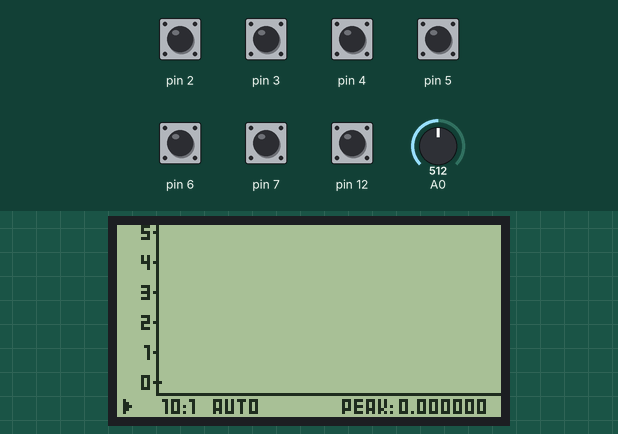
Simulated run of this sketch. Board: Arduino Uno, built with avr-gcc and run on an emulated ATmega328P. Shown: 128×64 one-colour display. Inputs (shaded band) come from the test bench; at power-on: pin 2–7, pin 12 HIGH, A0 = 512.

Above: at 1.2 s.
1.3 s: pin 2 pulled LOW for 0.15 s
At 1.47 s:
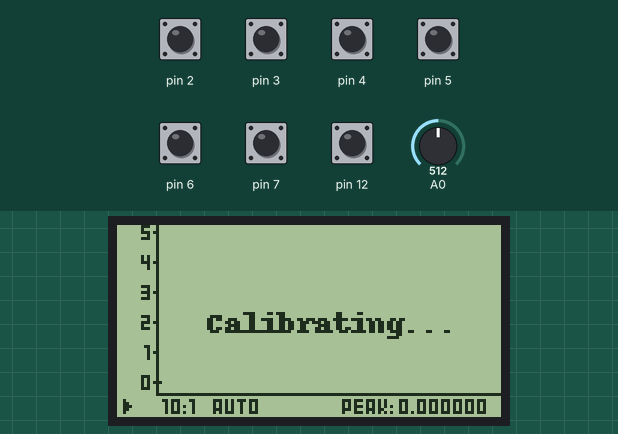
2.0 s: A0 set to 900
At 3.7 s:
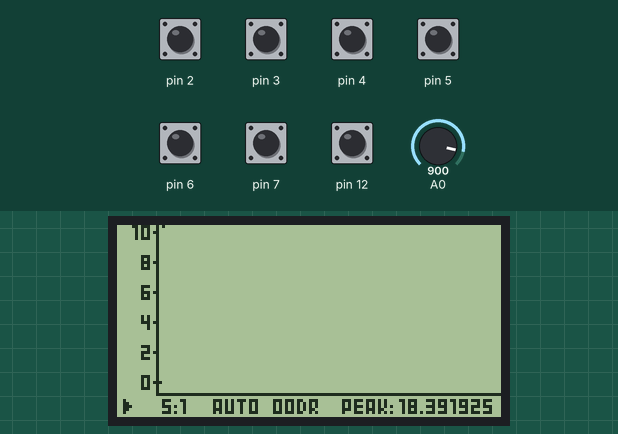
5.0 s: pin 3 pulled LOW for 0.15 s
At 5.2 s:
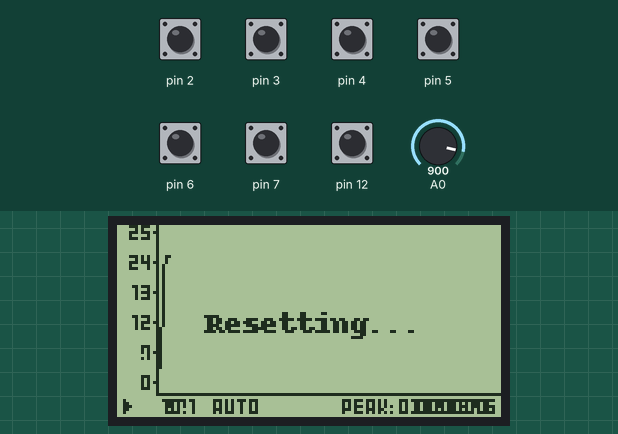
5.7 s: pin 3 pulled LOW for 0.15 s
At 6.15 s:
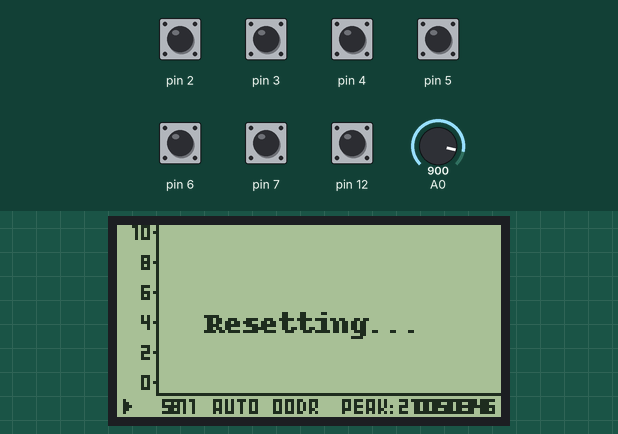
6.4 s: pin 2 pulled LOW for 1 s
At 7.2 s:
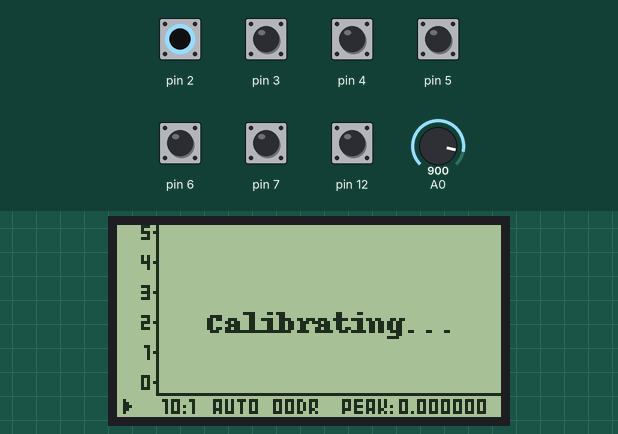
Timing chart, 0 to 9.4 s (numbered marks = the images above; inputs shaded):
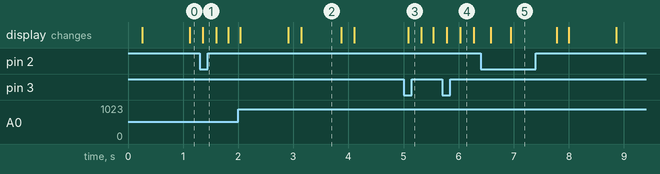

The sketch:

PressureSensor.ino
```cpp
#include <U8g2lib.h>

// Define the number of samples to average out
#define AVERAGE 32

// Define the number of pixels on the screen to use for the graph (x-axis)
#define PIXELCOUNT 114

// Set and use the correct mode for the display (ST7920, 128x64, SPI)
U8G2_ST7920_128X64_1_HW_SPI u8g2(U8G2_R0, /* CS=*/ 10, /* reset=*/ 8);

// Create array for graphical display of sensor value in graph form and nullify all entries
float graphArray[PIXELCOUNT] = {0.0};

int zeroPixelY = 52;
uint8_t scale = 10;

unsigned int currentValue = 0;
uint8_t i = 1;

float zeroVoltage = 0.0;
float peakKpa = 0.0;
bool overLoad = false;

bool firstFill = true;
uint8_t fillCounter = 0;

bool holdGraph = false;
bool autoScale = true;

int minDisplayValue = 0;
bool outOfDisplayRange = false;

bool printGraph = false;

void setup()
{
  // Calibrate
  pinMode(2, INPUT_PULLUP);
  // Reset
  pinMode(3, INPUT_PULLUP);
  // Hold/Go
  pinMode(4, INPUT_PULLUP);
  // Scale
  pinMode(5, INPUT_PULLUP);
  // Display range up
  pinMode(6, INPUT_PULLUP);
  // Display range down
  pinMode(7, INPUT_PULLUP);
  // Print graph
  pinMode(12, INPUT_PULLUP);

  Serial.begin(9600);
  u8g2.begin();
  u8g2.enableUTF8Print();
  u8g2.setColorIndex(1);

  // Initial calibration of sensor input
  drawConfig(true);
}

void loop()
{
  u8g2.firstPage();
  do
  {
    drawBase();

    // Hold / Go
    if(digitalRead(4) == LOW)
    {
      // Hault the program to make sure the state only switches once per button press
      do { ; } while ( digitalRead(4) == LOW );

      // Switch hold state on button release
      holdGraph = !holdGraph;
    }

    // Print Graph
    if(digitalRead(12) == LOW)
    {
      // Hault the program to make sure the state only switches once per button press
      do { ; } while ( digitalRead(12) == LOW );

      // Switch print state on button release
      printGraph = !printGraph;
    }

    // Switch scale
    if(digitalRead(5) == LOW)
    {
      if(autoScale)
        autoScale = false;
      else if(scale > 1)
        switchScale();
      else
      {
        scale = 10;
        autoScale = true;
      }

      // Hault the program to make sure the state only switches once per button press
      do { ; } while ( digitalRead(5) == LOW );
    }

    // Display range
    if(digitalRead(6) == LOW)
    {
      if((minDisplayValue + (50 / scale)) < 50)
      minDisplayValue += 5;

      // Hault the program to make sure the state only switches once per button press
      do { ; } while ( digitalRead(6) == LOW );
    }
    else if(digitalRead(7) == LOW)
    {
      if(minDisplayValue > -50)
        minDisplayValue -= 5;

      // Hault the program to make sure the state only switches once per button press
      do { ; } while ( digitalRead(7) == LOW );
    }

    // Calibration / reset
    if(digitalRead(2) == LOW)
      drawConfig(true);
    else if(digitalRead(3) == LOW)
      drawConfig(false);
    else
    {
      drawGraph();
      if(!holdGraph)
        calculate();
    }
  } while( u8g2.nextPage() );
}

void drawBase()
{
/*********** Draw border frames *************/
  u8g2.drawLine(13, 0, 13, 56);
  u8g2.drawLine(13, 56, 127, 56);
/******* Draw reference pixel points ********/
  u8g2.drawPixel(12, 2);
  u8g2.drawPixel(12, 12);
  u8g2.drawPixel(12, 22);
  u8g2.drawPixel(12, 32);
  u8g2.drawPixel(12, 42);
  u8g2.drawPixel(12, 52);
/********************************************/

  u8g2.setFont(u8g2_font_blipfest_07_tr);

/************ Reference values **************/
  for(uint8_t j = 0; j < 6; j++)
  {
    int refValue = minDisplayValue;
    if(j > 0)
      refValue += (j * 10) / scale;

    uint8_t k = 0;

    if(refValue >= 20)
      k = 4;
    else if(refValue >= 10 || refValue == -1)
      k = 5;
    else if(refValue >= 2 || refValue == 0)
      k = 8;
    else if(refValue == 1)
      k = 9;
    else if(refValue <= -20)
      k = 0;
    else if(refValue <= -10)
      k = 1;
    else if(refValue <= 2)
      k = 4;

    u8g2.setCursor(k, 55 - (10 * j));
    u8g2.print(refValue);
  }
/********************************************/

  if(holdGraph) // ⏸
  {
    u8g2.drawLine(2, 59, 2, 62);
    u8g2.drawLine(4, 59, 4, 62);
  }
  else // ⏵
  {
    u8g2.drawLine(2, 58, 2, 62);
    u8g2.drawLine(3, 59, 3, 61);
    u8g2.drawPixel(4, 60);
  }

  if(printGraph)
  {
    u8g2.setCursor(8, 63);
    u8g2.print("P");
  }

  u8g2.setCursor(15, 63);
  u8g2.print(scale);
  u8g2.print(":1");

  if(autoScale)
  {
    u8g2.setCursor(32, 63);
    u8g2.print("AUTO");
  }

  if(outOfDisplayRange)
  {
    u8g2.setCursor(52, 63);
    u8g2.print("OODR");
  }

  // Set font fitting to the bottom frame
  // u8g2.setFont(u8g2_font_courB08_tr);

  // Fill in text and peak value
  u8g2.setCursor(75, 63);
  u8g2.print("PEAK: ");

  if(overLoad)
    u8g2.print("OVERLOAD");
  else
    u8g2.print(peakKpa, 6);
}

void drawGraph()
{
  outOfDisplayRange = false;

  int maxDisplayValue = minDisplayValue + (50 / scale);

  if(maxDisplayValue <= 0)
    zeroPixelY = 2 + maxDisplayValue * scale;
  else
    zeroPixelY = 52 + minDisplayValue * scale;

  // Draw the graph from the array with a 0-point at zeroPixelY and an absolute leftmost x-point of 14 (horizontal border line + 1)
  for(uint8_t j = 0; j < (firstFill ? fillCounter : PIXELCOUNT); j++)
  {
    if(graphArray[j] > maxDisplayValue)
    {
      u8g2.drawPixel(14 + j, 0);
      outOfDisplayRange = true;
    }
    else if(graphArray[j] < (minDisplayValue - (2 / scale)))
    {
      u8g2.drawPixel(14 + j, 55);
      outOfDisplayRange = true;
    }
    else
    {
      uint8_t displayValue = zeroPixelY - round(graphArray[j] * scale);
/***** Continuous line graph ****************/
      u8g2.drawPixel(14 + j, displayValue);
        if(j > 0)
      u8g2.drawLine(13 + j, zeroPixelY - round(graphArray[j - 1] * scale), 14 + j, displayValue);
/********************************************/
    }
  }
}

void drawConfig(bool calibrating)
{
  // Reset peak
  peakKpa = 0.0;

  // reset scale to 0 - 5 kPa
  scale = 10;

  for(int j = 0; j < PIXELCOUNT; j++)
    graphArray[j] = 0.0;

  fillCounter = 0;
  firstFill = true;
  overLoad = false;

  u8g2.setFont(u8g2_font_courB08_tr);
  u8g2.setCursor(30, 36);
  if(calibrating)
  {
    zeroVoltage = (float(analogRead(A0)) / 1024.0) * 5.0;
    u8g2.print("Calibrating...");
  }
  else
    u8g2.print("Resetting...");
}

void calculate()
{
  // Get current reading on A0
  currentValue += analogRead(A0);

  if(i >= AVERAGE)
  {
    currentValue /= AVERAGE;

    // Get current reading in voltage
    float currentVoltage = (float(currentValue) / 1024.0) * 5.0;

    // Calculate voltage into kPa
    float currentKpa = (((currentVoltage / 5.0) - 0.04) / 0.018) - (((zeroVoltage / 5.0) - 0.04) / 0.018);

    if(printGraph)
      Serial.println(currentKpa);

    if(autoScale && (currentKpa > (50 / scale)))
      switchScale();

    if(currentKpa > peakKpa)
    {
      if(currentKpa <= 50.0)
        peakKpa = currentKpa;
      else
        overLoad = true;
    }
    else if((currentKpa < minDisplayValue) && autoScale)
    {
      if(minDisplayValue <= 0)
        switchScale();
      else
        minDisplayValue -= 5;
    }
    else if((currentKpa > (minDisplayValue + (50 / scale))) && autoScale)
      minDisplayValue += 5;

    // Go from right to left for the first fill or after a reset/calibration
    if(firstFill)
    {
      if(fillCounter < PIXELCOUNT)
      {
        graphArray[fillCounter] = currentKpa;
        fillCounter++;
      }
      else
      {
        fillCounter = 0;
        firstFill = false;
      }
    }
    else
    {
      for(uint8_t j = 0; j < (PIXELCOUNT - 1); j++)
        graphArray[j] = graphArray[j + 1];

      graphArray[PIXELCOUNT - 1] = currentKpa;
    }

    currentValue = 0;
    i = 1;
  }
  else
    i++;
}

void switchScale()
{
  if(scale == 10)
    scale = 5;
  else if(scale == 5)
    scale = 2;
  else if(scale == 2)
    scale = 1;
}
```

Measured:
- after the input at 1.3 s, the display: changes after 0.05 s (image 1)
- after the input at 2.0 s, the display: first differs from a run without the input after 0.91 s (image 2 shows a later state)
- after the input at 5.0 s, the display: changes after 0.09 s (image 3)
- after the input at 5.7 s, the display: first changes after 0.08 s (image 4 shows a later state)
- after the input at 6.4 s, the display: first changes after 0.18 s (image 5 shows a later state)
- what the display in image 2 shows lasts 0.8 s, from 3.1 s to 3.9 s
